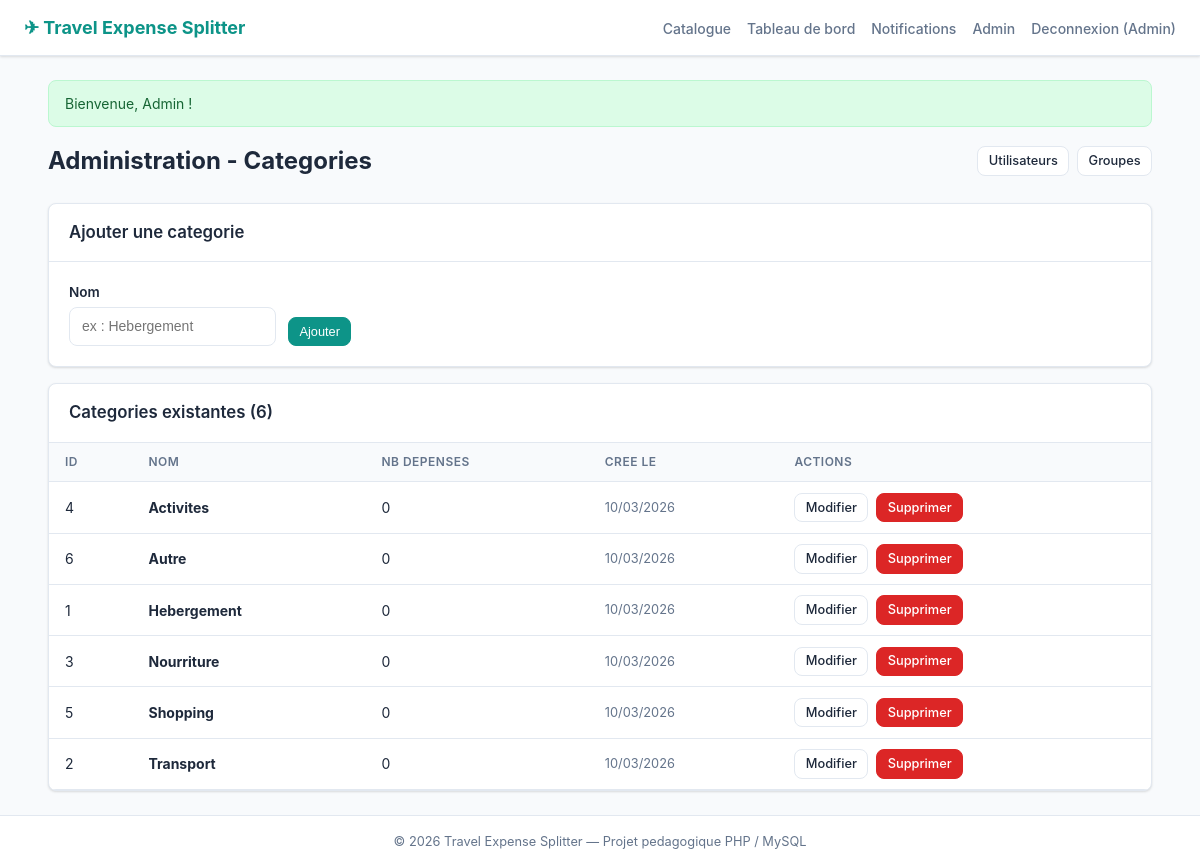
Screenshot of /admin_categories.php (signed in) with the database file from the repository.
### tables this page shows
CREATE TABLE IF NOT EXISTS categories (
    id         INT UNSIGNED AUTO_INCREMENT PRIMARY KEY,
    name       VARCHAR(100) NOT NULL UNIQUE,
    created_at DATETIME     NOT NULL DEFAULT CURRENT_TIMESTAMP
);

### auth.php (called while the page is built, shortened)
<?php
function is_logged_in(): bool
{
    return isset($_SESSION['user_id']);
}
function current_user(): ?array
{
    return $_SESSION['user_data'];
}
function is_admin(): bool
{
    $user = current_user();
    return $user && $user['role'] === 'admin';
}
function get_flash(string $type): string
{
    if (isset($_SESSION['flash_' . $type])) {
        $msg = $_SESSION['flash_' . $type];
        return $msg;
    }
    return '';
}
function h(string $str): string
{
    return htmlspecialchars($str, ENT_QUOTES, 'UTF-8');
}

### admin_categories.php (the view, shortened to what this page needs)
<?php
require_once __DIR__ . '/header.php';
    ?>
    <?php
$categories = $pdo->query(
    'SELECT c.*, (SELECT COUNT(*) FROM expenses WHERE category_id = c.id) AS usage_count
     FROM categories c
     ORDER BY c.name'
)->fetchAll();
$edit_cat = null;
?>
<div class="page-header">
    <h1>Administration - Categories</h1>
    <div class="btn-group">
        <a href="admin_users.php" class="btn btn-secondary btn-sm">Utilisateurs</a>
        <a href="admin_groups.php" class="btn btn-secondary btn-sm">Groupes</a>
    </div>
</div>
<div class="card mb-2">
    <div class="card-header">
        <h3><?= $edit_cat ? 'Modifier la categorie' : 'Ajouter une categorie' ?></h3>
    </div>
    <div class="card-body">
        <form method="post"
              action="admin_categories.php?action=<?= $edit_cat ? 'edit&id=' . $edit_cat['id'] : 'add' ?>"
              class="form-inline">
            <div class="form-group">
                <label for="name">Nom</label>
                <input type="text" id="name" name="name" class="form-control"
                       value="<?= h($edit_cat['name'] ?? '') ?>" required
                       placeholder="ex : Hebergement">
            </div>
            <button type="submit" class="btn btn-primary btn-sm">
                <?= $edit_cat ? 'Enregistrer' : 'Ajouter' ?>
            </button>
        </form>
    </div>
</div>
<div class="card">
    <div class="card-header">
        <h3>Categories existantes (<?= count($categories) ?>)</h3>
    </div>
    <div class="table-wrap">
        <table>
            <thead>
                <tr>
                    <th>ID</th>
                    <th>Nom</th>
                    <th>Nb depenses</th>
                    <th>Cree le</th>
                    <th>Actions</th>
                </tr>
            </thead>
            <tbody>
                <?php foreach ($categories as $c): ?>
                    <tr>
                        <td><?= $c['id'] ?></td>
                        <td><strong><?= h($c['name']) ?></strong></td>
                        <td><?= (int)$c['usage_count'] ?></td>
                        <td class="text-sm text-muted"><?= date('d/m/Y', strtotime($c['created_at'])) ?></td>
                        <td>
                            <div class="btn-group">
                                <a href="admin_categories.php?action=edit&id=<?= $c['id'] ?>"
                                   class="btn btn-secondary btn-sm">Modifier</a>
                                <a href="admin_categories.php?action=delete&id=<?= $c['id'] ?>"
                                   class="btn btn-danger btn-sm">Supprimer</a>
                            </div>
                        </td>
                    </tr>
                <?php endforeach; ?>
            </tbody>
        </table>
    </div>
</div>
<?php require_once __DIR__ . '/footer.php'; ?>

### header.php (shortened to what this page needs)
<?php
require_once __DIR__ . '/auth.php';
$user       = current_user();
?>
<!DOCTYPE html>
<html lang="fr">
<head>
    <link rel="stylesheet" href="style.css">
</head>
<body>
<nav class="navbar">
    <a href="index.php" class="navbar-brand">
        &#9992; <?= APP_NAME ?>
    </a>
    <ul class="navbar-nav">
        <li><a href="catalog.php">Catalogue</a></li>
        <?php if (is_logged_in()): ?>
            <li><a href="dashboard.php">Tableau de bord</a></li>
            <li>
                <a href="notifications.php">
                    Notifications
                </a>
            </li>
            <?php if (is_admin()): ?>
                <li><a href="admin_users.php">Admin</a></li>
            <?php endif; ?>
            <li><a href="logout.php">Deconnexion (<?= h($user['name']) ?>)</a></li>
        <?php else: ?>
            <li><a href="login.php">Connexion</a></li>
            <li><a href="signup.php" class="btn btn-primary btn-sm">Inscription</a></li>
        <?php endif; ?>
    </ul>
</nav>
<div class="container">
    <?php
    $flash_success = get_flash('success');
    if ($flash_success): ?>
        <div class="alert alert-success"><?= h($flash_success) ?></div>
    <?php endif; ?>

### footer.php (shortened to what this page needs)
</div>
<footer class="site-footer">
    &copy; <?= date('Y') ?> <?= APP_NAME ?> &mdash; Projet pedagogique PHP / MySQL
</footer>
</body>
</html>

### style.css (style rules this page uses)
*, *::before, *::after { box-sizing: border-box; margin: 0; padding: 0; }
:root { --color-primary: #0d9488; --color-primary-dk: #0f766e; --color-primary-lt: #ccfbf1; --color-danger: #dc2626; --color-danger-dk: #b91c1c; --color-success: #16a34a; --color-warning: #d97706; --color-bg: #f8fafc; --color-surface: #ffffff; --color-border: #e2e8f0; --color-text: #1e293b; --color-muted: #64748b; --radius: 0.5rem; --shadow: 0 1px 3px rgba(0,0,0,.08), 0 1px 2px rgba(0,0,0,.06); }
body { font-family: -apple-system, BlinkMacSystemFont, 'Segoe UI', Roboto, 'Helvetica Neue', Arial, sans-serif; background: var(--color-bg); color: var(--color-text); line-height: 1.5; min-height: 100vh; display: flex; flex-direction: column; }
a { color: var(--color-primary); text-decoration: none; }
.navbar { background: var(--color-surface); border-bottom: 1px solid var(--color-border); padding: 0 1.5rem; display: flex; align-items: center; justify-content: space-between; height: 3.5rem; box-shadow: var(--shadow); position: sticky; top: 0; z-index: 100; }
.navbar-brand { font-weight: 700; font-size: 1.125rem; color: var(--color-primary); display: flex; align-items: center; gap: 0.5rem; }
.navbar-nav { display: flex; align-items: center; gap: 1rem; list-style: none; }
.navbar-nav a { color: var(--color-muted); font-size: 0.875rem; font-weight: 500; padding: 0.25rem 0; transition: color .15s; }
.container { width: 100%; max-width: 72rem; margin: 0 auto; padding: 1.5rem; flex: 1; }
.card { background: var(--color-surface); border: 1px solid var(--color-border); border-radius: var(--radius); box-shadow: var(--shadow); overflow: hidden; }
.card-header { padding: 1rem 1.25rem; border-bottom: 1px solid var(--color-border); display: flex; align-items: center; justify-content: space-between; }
.card-header h2, .card-header h3 { font-size: 1.05rem; font-weight: 600; }
.card-body { padding: 1.25rem; }
.table-wrap { overflow-x: auto; }
table { width: 100%; border-collapse: collapse; font-size: 0.875rem; }
th, td { padding: 0.65rem 1rem; text-align: left; border-bottom: 1px solid var(--color-border); }
th { background: var(--color-bg); font-weight: 600; color: var(--color-muted); font-size: 0.75rem; text-transform: uppercase; letter-spacing: 0.04em; }
.btn { display: inline-flex; align-items: center; justify-content: center; gap: 0.35rem; padding: 0.5rem 1rem; font-size: 0.875rem; font-weight: 500; border-radius: var(--radius); border: 1px solid transparent; cursor: pointer; transition: background .15s, border-color .15s; text-decoration: none; line-height: 1.4; }
.btn-primary { background: var(--color-primary); color: #fff; border-color: var(--color-primary); }
.btn-secondary { background: var(--color-surface); color: var(--color-text); border-color: var(--color-border); }
.btn-danger { background: var(--color-danger); color: #fff; border-color: var(--color-danger); }
.btn-sm { padding: 0.3rem 0.65rem; font-size: 0.8rem; }
.btn-group { display: flex; gap: 0.5rem; }
.form-group { margin-bottom: 1rem; }
.form-group label { display: block; font-size: 0.85rem; font-weight: 600; margin-bottom: 0.3rem; color: var(--color-text); }
.form-control { width: 100%; padding: 0.5rem 0.75rem; border: 1px solid var(--color-border); border-radius: var(--radius); font-size: 0.875rem; line-height: 1.5; transition: border-color .15s; background: var(--color-surface); color: var(--color-text); }
.form-inline { display: flex; gap: 0.75rem; align-items: flex-end; flex-wrap: wrap; }
.form-inline .form-group { margin-bottom: 0; }
.alert { padding: 0.75rem 1rem; border-radius: var(--radius); margin-bottom: 1rem; font-size: 0.875rem; border: 1px solid transparent; }
.alert-success { background: #dcfce7; color: #166534; border-color: #bbf7d0; }
.page-header { display: flex; align-items: center; justify-content: space-between; margin-bottom: 1.5rem; flex-wrap: wrap; gap: 0.75rem; }
.page-header h1 { font-size: 1.5rem; font-weight: 700; }
.site-footer { margin-top: auto; border-top: 1px solid var(--color-border); padding: 1rem 1.5rem; text-align: center; font-size: 0.8rem; color: var(--color-muted); background: var(--color-surface); }
.text-muted { color: var(--color-muted); }
.text-sm { font-size: 0.8rem; }
.mb-2 { margin-bottom: 1rem; }

### rows the page displays
categories: id "4", name "Activites", usage_count "0", created_at "10/03/2026"
categories: id "6", name "Autre", usage_count "0", created_at "10/03/2026"
categories: id "1", name "Hebergement", usage_count "0", created_at "10/03/2026"
categories: id "3", name "Nourriture", usage_count "0", created_at "10/03/2026"
categories: id "5", name "Shopping", usage_count "0", created_at "10/03/2026"
categories: id "2", name "Transport", usage_count "0", created_at "10/03/2026"

### other values shown
APP_NAME "Travel Expense Splitter"
$user['name'] "Admin"
$flash_success "Bienvenue, Admin !"
count($categories) "6"
